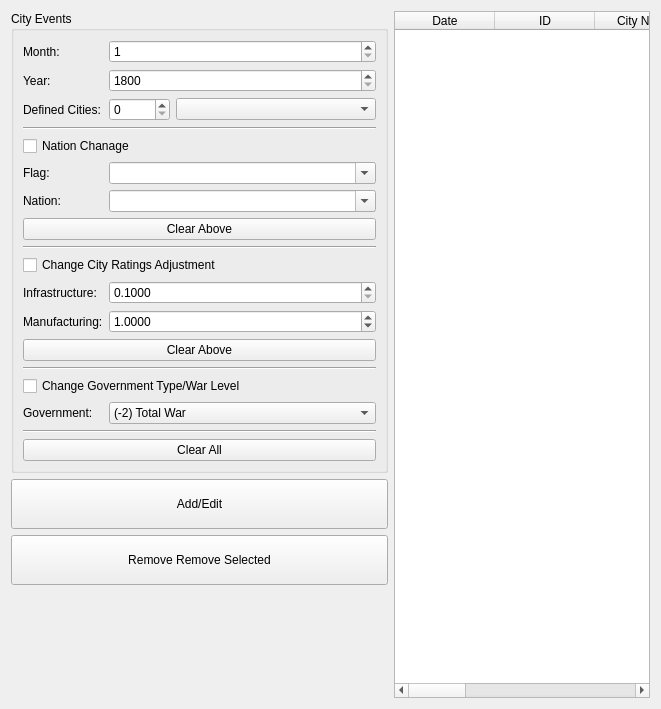
       <widget class="QWidget" name="Tab_CityEvents">
        <attribute name="title">
         <string>City Events</string>
        </attribute>
        <layout class="QGridLayout" name="gridLayout_23">
         <item row="0" column="0">
          <widget class="QGroupBox" name="groupBox_11">
           <property name="title">
            <string>City Events</string>
           </property>
           <layout class="QGridLayout" name="gridLayout_22">
            <item row="5" column="0" colspan="2">
             <widget class="QCheckBox" name="Check_City_NationChange">
              <property name="text">
               <string>Nation Chanage</string>
              </property>
             </widget>
            </item>
            <item row="10" column="0" colspan="2">
             <widget class="QCheckBox" name="Check_City_CityRating">
              <property name="text">
               <string>Change City Ratings Adjustment</string>
              </property>
             </widget>
            </item>
            <item row="11" column="1">
             <widget class="QDoubleSpinBox" name="Spin_City_Infra">
              <property name="decimals">
               <number>4</number>
              </property>
              <property name="minimum">
               <double>0.100000000000000</double>
              </property>
             </widget>
            </item>
            <item row="12" column="1">
             <widget class="QDoubleSpinBox" name="Spin_City_Manu">
              <property name="decimals">
               <number>4</number>
              </property>
              <property name="minimum">
               <double>0.100000000000000</double>
              </property>
              <property name="value">
               <double>1.000000000000000</double>
              </property>
             </widget>
            </item>
            <item row="0" column="1">
             <widget class="QSpinBox" name="Spin_City_Month">
              <property name="minimum">
               <number>1</number>
              </property>
              <property name="maximum">
               <number>12</number>
              </property>
             </widget>
            </item>
            <item row="0" column="0">
             <widget class="QLabel" name="label_35">
              <property name="text">
               <string>Month:</string>
              </property>
             </widget>
            </item>
            <item row="2" column="1">
             <layout class="QHBoxLayout" name="horizontalLayout_5">
              <item>
               <widget class="QSpinBox" name="Spin_City_CityID">
                <property name="maximum">
                 <number>99999</number>
                </property>
               </widget>
              </item>
              <item>
               <widget class="QComboBox" name="Combo_City_Cities">
                <property name="minimumSize">
                 <size>
                  <width>200</width>
                  <height>0</height>
                 </size>
                </property>
               </widget>
              </item>
             </layout>
            </item>
            <item row="1" column="1">
             <widget class="QSpinBox" name="Spin_City_Year">
              <property name="minimum">
               <number>1800</number>
              </property>
              <property name="maximum">
               <number>9999</number>
              </property>
             </widget>
            </item>
            <item row="2" column="0">
             <widget class="QLabel" name="label_41">
              <property name="text">
               <string>Defined Cities:</string>
              </property>
             </widget>
            </item>
            <item row="4" column="0" colspan="2">
             <widget class="Line" name="line_2">
              <property name="orientation">
               <enum>Qt::Horizontal</enum>
              </property>
             </widget>
            </item>
            <item row="1" column="0">
             <widget class="QLabel" name="label_37">
              <property name="text">
               <string>Year:</string>
              </property>
             </widget>
            </item>
            <item row="6" column="0">
             <widget class="QLabel" name="label_43">
              <property name="text">
               <string>Flag:</string>
              </property>
             </widget>
            </item>
            <item row="7" column="0">
             <widget class="QLabel" name="label_44">
              <property name="text">
               <string>Nation:</string>
              </property>
             </widget>
            </item>
            <item row="8" column="0" colspan="2">
             <widget class="QPushButton" name="Button_City_Clear_Nations">
              <property name="text">
               <string>Clear Above</string>
              </property>
             </widget>
            </item>
            <item row="6" column="1">
             <widget class="QComboBox" name="Combo_City_Flag_Editable">
              <property name="editable">
               <bool>true</bool>
              </property>
             </widget>
            </item>
            <item row="7" column="1">
             <widget class="QComboBox" name="Combo_City_Nation_Editable">
              <property name="editable">
               <bool>true</bool>
              </property>
             </widget>
            </item>
            <item row="9" column="0" colspan="2">
             <widget class="Line" name="line_3">
              <property name="orientation">
               <enum>Qt::Horizontal</enum>
              </property>
             </widget>
            </item>
            <item row="13" column="0" colspan="2">
             <widget class="QPushButton" name="Button_City_Clear_Ratings">
              <property name="text">
               <string>Clear Above</string>
              </property>
             </widget>
            </item>
            <item row="11" column="0">
             <widget class="QLabel" name="label_10">
              <property name="text">
               <string>Infrastructure:</string>
              </property>
             </widget>
            </item>
            <item row="16" column="0">
             <widget class="QLabel" name="label_42">
              <property name="text">
               <string>Government:</string>
              </property>
             </widget>
            </item>
            <item row="12" column="0">
             <widget class="QLabel" name="label_36">
              <property name="text">
               <string>Manufacturing:</string>
              </property>
             </widget>
            </item>
            <item row="14" column="0" colspan="2">
             <widget class="Line" name="line_4">
              <property name="orientation">
               <enum>Qt::Horizontal</enum>
              </property>
             </widget>
            </item>
            <item row="16" column="1">
             <widget class="QComboBox" name="Combo_City_Government">
              <item>
               <property name="text">
                <string>(-2) Total War</string>
               </property>
              </item>
              <item>
               <property name="text">
                <string>(-1) War</string>
               </property>
              </item>
              <item>
               <property name="text">
                <string>(0) Limited Conflict / Limited Sales</string>
               </property>
              </item>
              <item>
               <property name="text">
                <string>(1) Stable</string>
               </property>
              </item>
             </widget>
            </item>
            <item row="18" column="0" colspan="2">
             <widget class="QPushButton" name="Button_City_ClearAll">
              <property name="text">
               <string>Clear All</string>
              </property>
             </widget>
            </item>
            <item row="17" column="0" colspan="2">
             <widget class="Line" name="line_7">
              <property name="orientation">
               <enum>Qt::Horizontal</enum>
              </property>
             </widget>
            </item>
            <item row="15" column="0" colspan="2">
             <widget class="QCheckBox" name="Check_City_Gov">
              <property name="text">
               <string>Change Government Type/War Level</string>
              </property>
             </widget>
            </item>
           </layout>
          </widget>
         </item>
         <item row="0" column="1" rowspan="4">
          <widget class="QTableWidget" name="Table_City">
           <property name="sortingEnabled">
            <bool>true</bool>
           </property>
           <column>
            <property name="text">
             <string>Date</string>
            </property>
           </column>
           <column>
            <property name="text">
             <string>ID</string>
            </property>
           </column>
           <column>
            <property name="text">
             <string>City Name</string>
            </property>
           </column>
           <column>
            <property name="text">
             <string>Gov Status</string>
            </property>
           </column>
           <column>
            <property name="text">
             <string>Flag</string>
            </property>
           </column>
           <column>
            <property name="text">
             <string>Nation</string>
            </property>
           </column>
           <column>
            <property name="text">
             <string>Inf</string>
            </property>
           </column>
           <column>
            <property name="text">
             <string>Manu</string>
            </property>
           </column>
          </widget>
         </item>
         <item row="1" column="0">
          <widget class="QPushButton" name="Button_City_AddEdit">
           <property name="minimumSize">
            <size>
             <width>0</width>
             <height>50</height>
            </size>
           </property>
           <property name="text">
            <string>Add/Edit</string>
           </property>
          </widget>
         </item>
         <item row="2" column="0">
          <widget class="QPushButton" name="Button_City_Remove">
           <property name="minimumSize">
            <size>
             <width>0</width>
             <height>50</height>
            </size>
           </property>
           <property name="text">
            <string>Remove Remove Selected</string>
           </property>
          </widget>
         </item>
         <item row="3" column="0">
          <spacer name="verticalSpacer_20">
           <property name="orientation">
            <enum>Qt::Vertical</enum>
           </property>
           <property name="sizeHint" stdset="0">
            <size>
             <width>20</width>
             <height>113</height>
            </size>
           </property>
          </spacer>
         </item>
        </layout>
       </widget>
